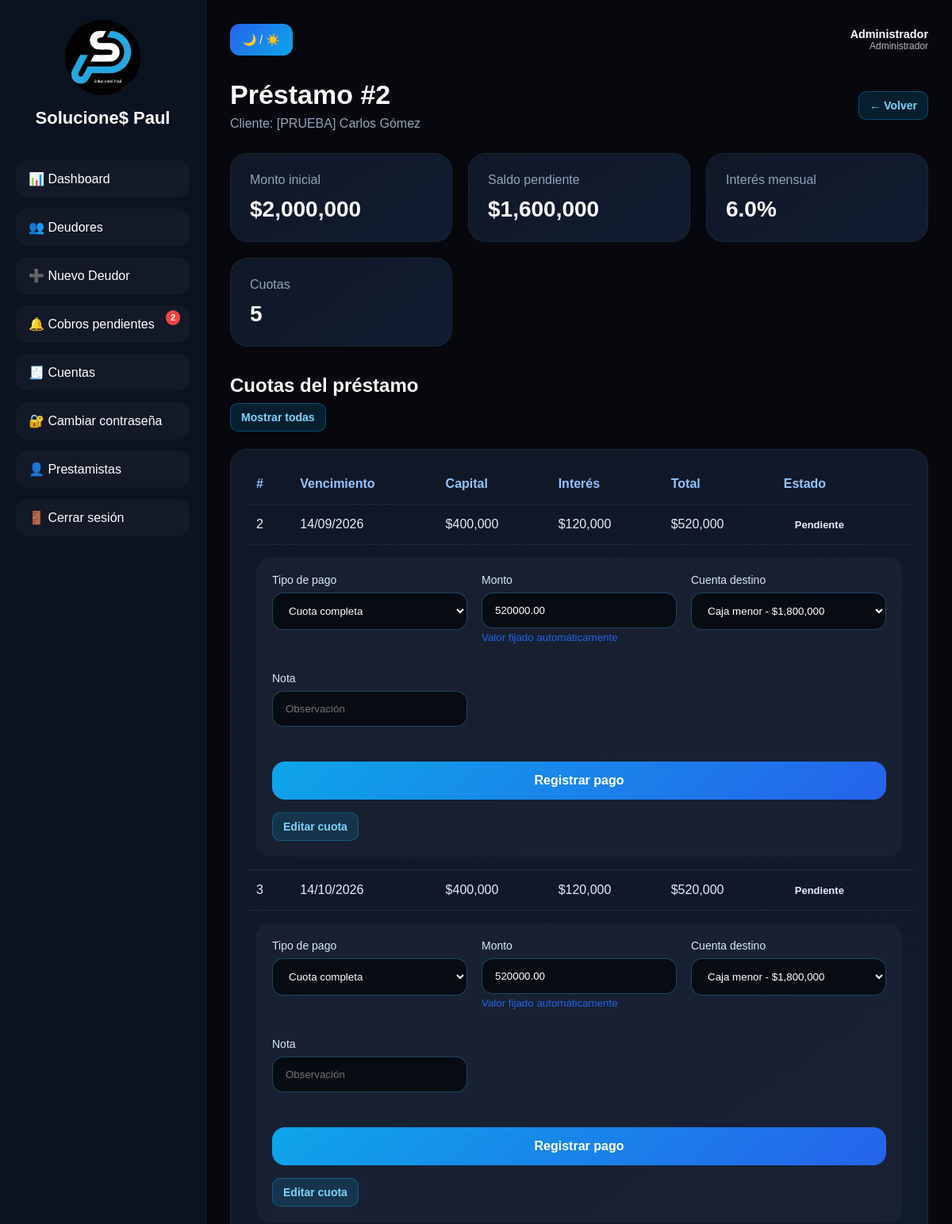
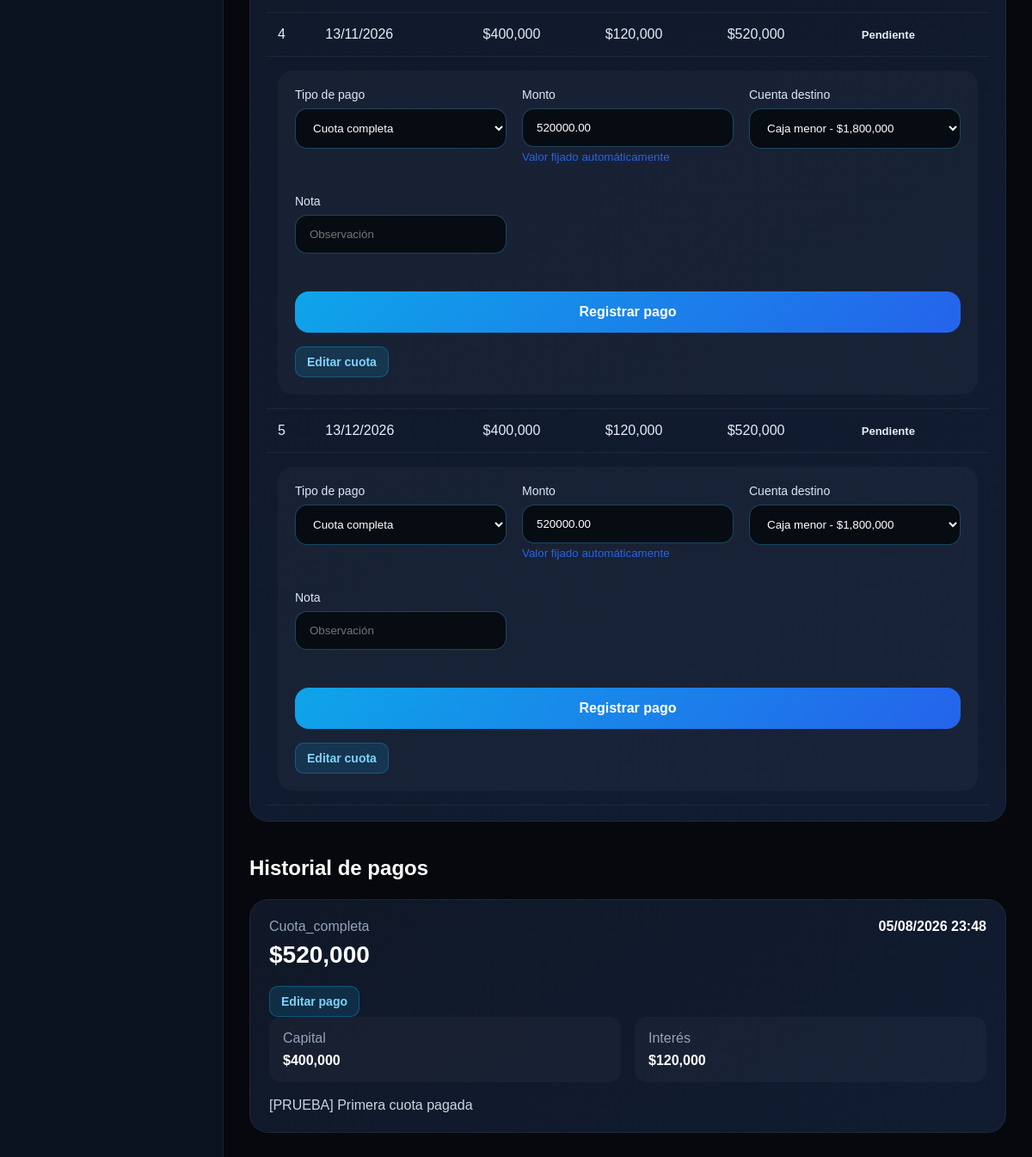
The app's page /prestamo/2 (signed in) with its own data (2 pictures, top to bottom).
### models.py (models this page shows)
class Usuario(db.Model, UserMixin):
    __tablename__ = "usuarios"
    id = db.Column(db.Integer, primary_key=True)
    nombre = db.Column(db.String(100), nullable=False)
    usuario = db.Column(db.String(80), unique=True, nullable=False)
    password_hash = db.Column(db.String(255), nullable=False)
    rol = db.Column(db.String(20), nullable=False, default="prestamista")
    activo = db.Column(db.Boolean, nullable=False, default=True)
    creado_en = db.Column(db.DateTime, default=datetime.utcnow)
    deudores = db.relationship("Deudor", backref="propietario", lazy=True)
    cuentas = db.relationship("CuentaContable", backref="propietario", lazy=True)
    @property
    def es_admin(self):
        return self.rol == "admin"
    @property
    def is_active(self):
        return self.activo

class Prestamo(db.Model):
    __tablename__ = "prestamos"
    id = db.Column(db.Integer, primary_key=True)
    deudor_id = db.Column(db.Integer, db.ForeignKey("deudores.id"), nullable=False)
    cuenta_desembolso_id = db.Column(db.Integer, db.ForeignKey("cuentas_contables.id"), nullable=True)
    monto = db.Column(db.Float, nullable=False)
    interes_mensual = db.Column(db.Float, default=7.0)
    numero_cuotas = db.Column(db.Integer, nullable=False)
    fecha_inicio = db.Column(db.Date, default=date.today)
    dia_pago = db.Column(db.Integer, nullable=False)
    saldo_capital = db.Column(db.Float, nullable=False)
    estado = db.Column(db.String(30), default="activo")
    creado_en = db.Column(db.DateTime, default=datetime.utcnow)
    cuotas = db.relationship(
        "Cuota",
        backref="prestamo",
        lazy=True,
        cascade="all, delete-orphan"
    )
    pagos = db.relationship(
        "Pago",
        backref="prestamo",
        lazy=True,
        cascade="all, delete-orphan"
    )
    cuenta_desembolso = db.relationship(
        "CuentaContable",
        backref="prestamos_desembolsados",
        foreign_keys=[cuenta_desembolso_id]
    )

class Deudor(db.Model):
    __tablename__ = "deudores"
    id = db.Column(db.Integer, primary_key=True)
    usuario_id = db.Column(db.Integer, db.ForeignKey("usuarios.id"), nullable=True, index=True)
    nombre = db.Column(db.String(150), nullable=True)
    cedula = db.Column(db.String(50), unique=True, nullable=True)
    telefono = db.Column(db.String(50), nullable=True)
    direccion = db.Column(db.String(200))
    correo = db.Column(db.String(120))
    referencia = db.Column(db.String(150))
    nota = db.Column(db.Text)
    creado_en = db.Column(db.DateTime, default=datetime.utcnow)
    prestamos = db.relationship(
        "Prestamo",
        backref="deudor",
        lazy=True,
        cascade="all, delete-orphan"
    )

class Cuota(db.Model):
    __tablename__ = "cuotas"
    id = db.Column(db.Integer, primary_key=True)
    prestamo_id = db.Column(db.Integer, db.ForeignKey("prestamos.id"), nullable=False)
    numero = db.Column(db.Integer, nullable=False)
    fecha_vencimiento = db.Column(db.Date, nullable=False)
    capital = db.Column(db.Float, nullable=False)
    interes = db.Column(db.Float, nullable=False)
    total = db.Column(db.Float, nullable=False)
    pagado_capital = db.Column(db.Float, default=0)
    pagado_interes = db.Column(db.Float, default=0)
    estado = db.Column(db.String(30), default="pendiente")
    creado_en = db.Column(db.DateTime, default=datetime.utcnow)
    pagos = db.relationship(
        "Pago",
        backref="cuota",
        lazy=True
    )

class Pago(db.Model):
    __tablename__ = "pagos"
    id = db.Column(db.Integer, primary_key=True)
    prestamo_id = db.Column(db.Integer, db.ForeignKey("prestamos.id"), nullable=False)
    cuota_id = db.Column(db.Integer, db.ForeignKey("cuotas.id"), nullable=True)
    cuenta_destino_id = db.Column(db.Integer, db.ForeignKey("cuentas_contables.id"), nullable=True)
    tipo_pago = db.Column(db.String(50), nullable=False)
    monto = db.Column(db.Float, nullable=False)
    capital_pagado = db.Column(db.Float, default=0)
    interes_pagado = db.Column(db.Float, default=0)
    nota = db.Column(db.Text)
    fecha_pago = db.Column(db.DateTime, default=datetime.utcnow)
    cuenta_destino = db.relationship(
        "CuentaContable",
        backref="pagos_recibidos",
        foreign_keys=[cuenta_destino_id]
    )

### app.py (the view)
@app.route("/prestamo/<int:prestamo_id>")
@login_required
def detalle_prestamo(prestamo_id):
    prestamo = prestamo_visible_o_404(prestamo_id)
    show_all = request.args.get("show_all") == "1"
    if show_all:
        cuotas = Cuota.query.filter_by(
            prestamo_id=prestamo.id
        ).order_by(Cuota.numero.asc()).all()
    else:
        cuotas = Cuota.query.filter(
            Cuota.prestamo_id == prestamo.id,
            Cuota.estado != "pagada"
        ).order_by(Cuota.numero.asc()).all()
    pagos = Pago.query.filter_by(
        prestamo_id=prestamo.id
    ).order_by(Pago.fecha_pago.desc()).all()
    return render_template(
        "detalle_prestamo.html",
        prestamo=prestamo,
        cuotas=cuotas,
        pagos=pagos,
        cuentas=obtener_cuentas_contables(prestamo.deudor.propietario)
    )

### templates/detalle_prestamo.html (shortened to what this page needs)
{% extends "base.html" %}
{% block content %}
<section class="page-section">
    <div class="page-header">
        <div>
            <h1>Préstamo #{{ prestamo.id }}</h1>
            <p>
                Cliente: {{ prestamo.deudor.nombre }}
            </p>
        </div>
        <a href="{{ url_for('detalle_deudor', deudor_id=prestamo.deudor.id) }}"
           class="btn-small">
            ← Volver
        </a>
    </div>
    <div class="prestamo-resumen">
        <div class="metric-card">
            <span>Monto inicial</span>
            <h2>${{ "{:,.0f}".format(prestamo.monto) }}</h2>
        </div>
        <div class="metric-card">
            <span>Saldo pendiente</span>
            <h2>${{ "{:,.0f}".format(prestamo.saldo_capital) }}</h2>
        </div>
        <div class="metric-card">
            <span>Interés mensual</span>
            <h2>{{ prestamo.interes_mensual }}%</h2>
        </div>
        <div class="metric-card">
            <span>Cuotas</span>
            <h2>{{ prestamo.numero_cuotas }}</h2>
        </div>
    </div>
    <div class="section-title">
        <h2>Cuotas del préstamo</h2>
        <div style="margin-top: .5rem;">
            {% if request.args.get('show_all') == '1' %}
                <a href="{{ url_for('detalle_prestamo', prestamo_id=prestamo.id) }}" class="btn-small">Mostrar pendientes</a>
            {% else %}
                <a href="{{ url_for('detalle_prestamo', prestamo_id=prestamo.id) }}?show_all=1" class="btn-small">Mostrar todas</a>
            {% endif %}
        </div>
    </div>
    <div class="table-card">
        <table>
            <thead>
                <tr>
                    <th>#</th>
                    <th>Vencimiento</th>
                    <th>Capital</th>
                    <th>Interés</th>
                    <th>Total</th>
                    <th>Estado</th>
                </tr>
            </thead>
            <tbody>
                {% for cuota in cuotas %}
                <tr>
                    <td>{{ cuota.numero }}</td>
                    <td>
                        {{ cuota.fecha_vencimiento.strftime('%d/%m/%Y') }}
                    </td>
                    <td>
                        ${{ "{:,.0f}".format(cuota.capital) }}
                    </td>
                    <td>
                        ${{ "{:,.0f}".format(cuota.interes) }}
                    </td>
                    <td>
                        ${{ "{:,.0f}".format(cuota.total) }}
                    </td>
                    <td>
                        <span class="estado estado-{{ cuota.estado }}">
                            {{ cuota.estado }}
                        </span>
                    </td>
                </tr>
                <tr>
                    <td colspan="6">
                        <div class="payment-box">
                            <form method="POST"
                                  action="{{ url_for('pagar_cuota', cuota_id=cuota.id) }}">
                                <div class="payment-grid">
                                    <div class="form-group">
                                        <label>Tipo de pago</label>
                                        <select name="tipo_pago" class="tipo-pago-select" required>
                                            <option value="cuota_completa">
                                                Cuota completa
                                            </option>
                                        </select>
                                    </div>
                                    <div class="form-group">
                                        <label>Monto</label>
                                        <input type="number"
                                               step="0.01"
                                               name="monto"
                                               class="monto-input"
                                               placeholder="Valor pagado"
                                               required>
                                        <small class="monto-hint" style="display:none; color: var(--color-primary, #2563eb); margin-top: .25rem;">
                                            Valor fijado automáticamente
                                        </small>
                                    </div>
                                    <div class="form-group">
                                        <label>Cuenta destino</label>
                                        <select name="cuenta_destino" required>
                                            {% for cuenta in cuentas %}
                                            <option value="{{ cuenta.slug }}">
                                                {{ cuenta.nombre }} - ${{ "{:,.0f}".format(cuenta.saldo) }}
                                            </option>
                                            {% endfor %}
                                        </select>
                                    </div>
                                    <div class="form-group">
                                        <label>Nota</label>
                                        <input type="text"
                                               name="nota"
                                               placeholder="Observación">
                                    </div>
                                </div>
                                <button type="submit" class="btn-primary">
                                    Registrar pago
                                </button>
                            </form>
                        <div class="form-actions" style="margin-top: 1rem;">
                            {% if cuota.pagos|length == 0 %}
                            <a href="{{ url_for('editar_cuota', cuota_id=cuota.id) }}" class="btn-small btn-secondary">
                                Editar cuota
                            </a>
                            {% else %}
                            <span class="text-muted">No editable: cuota con pagos registrados</span>
                            {% endif %}
                        </div>
                {% endfor %}
            </tbody>
        </table>
    </div>
    <div class="section-title historial-title">
        <h2>Historial de pagos</h2>
    </div>
    {% if pagos %}
    <div class="payments-history">
        {% for pago in pagos %}
        <div class="payment-history-card">
            <div class="payment-history-top">
                <div>
                    <span>{{ pago.tipo_pago }}</span>
                    <h3>
                        ${{ "{:,.0f}".format(pago.monto) }}
                    </h3>
                </div>
                <strong>
                    {{ pago.fecha_pago.strftime('%d/%m/%Y %H:%M') }}
                </strong>
            </div>
            <div style="margin-top: .5rem;">
                <a href="{{ url_for('editar_pago', pago_id=pago.id) }}" class="btn-small btn-secondary">Editar pago</a>
            </div>
            <div class="payment-history-info">
                <div>
                    <span>Capital</span>
                    <strong>
                        ${{ "{:,.0f}".format(pago.capital_pagado) }}
                    </strong>
                </div>
                <div>
                    <span>Interés</span>
                    <strong>
                        ${{ "{:,.0f}".format(pago.interes_pagado) }}
                    </strong>
                </div>
            </div>
            {% if pago.nota %}
            <p class="payment-note">
                {{ pago.nota }}
            </p>
            {% endif %}
        </div>
        {% endfor %}
    </div>
    {% else %}
    <div class="empty-state">
        <h2>No hay pagos registrados</h2>
    </div>
    {% endif %}
</section>
{% endblock %}

### templates/base.html (shortened to what this page needs)
<!DOCTYPE html>
<html lang="es">
<head>
    <link rel="stylesheet" href="{{ url_for('static', filename='css/estilos.css') }}">
</head>
<body class="dark-mode">
    <div class="app-container">
        <aside class="sidebar">
            <div class="logo-area">
                <img src="{{ url_for('static', filename='img/logo.jpeg') }}" alt="Logo">
                <h2>Solucione$ Paul</h2>
            </div>
            <nav class="menu">
                <a href="{{ url_for('dashboard') }}" data-label="Dashboard">
                    📊 Dashboard
                </a>
                <a href="{{ url_for('deudores') }}" data-label="Deudores">
                    👥 Deudores
                </a>
                <a href="{{ url_for('nuevo_deudor') }}" data-label="Nuevo Deudor">
                    ➕ Nuevo Deudor
                </a>
                <a href="{{ url_for('notificaciones') }}" data-label="Notificaciones" class="nav-notif">
                    🔔 Cobros pendientes
                    {% if notificaciones_count > 0 %}
                        <span class="notif-badge">{{ notificaciones_count }}</span>
                    {% endif %}
                </a>
                <a href="{{ url_for('cuentas') }}" data-label="Cuentas">
                    🧾 Cuentas
                </a>
                <a href="{{ url_for('seguridad_perfil') }}" data-label="Seguridad">
                    🔐 Cambiar contraseña
                </a>
                {% if current_user.es_admin %}
                <a href="{{ url_for('prestamistas') }}" data-label="Prestamistas">
                    👤 Prestamistas
                </a>
                {% endif %}
                <form method="POST" action="{{ url_for('logout') }}" class="logout-form">
                    <button type="submit" data-label="Cerrar sesión">🚪 Cerrar sesión</button>
                </form>
            </nav>
        </aside>
        <main class="main-content">
            <header class="topbar">
                <button id="theme-toggle">
                    🌙 / ☀️
                </button>
                <div class="session-user">
                    <strong>{{ current_user.nombre }}</strong>
                    <span>{{ "Administrador" if current_user.es_admin else "Prestamista" }}</span>
                </div>
            </header>
            {% block content %}
            {% endblock %}
        </main>
    </div>
</body>
</html>

### records on screen
Usuario: nombre "Administrador", rol "Administrador"
Prestamo: id "2", monto "2,000,000", saldo_capital "1,600,000", interes_mensual "6.0", numero_cuotas "5"
Deudor: deudor.nombre "[PRUEBA] Carlos Gómez"
Cuota: numero "2", fecha_vencimiento "14/09/2026", capital "400,000", interes "120,000", total "520,000", estado "Pendiente"
Cuota: numero "3", fecha_vencimiento "14/10/2026", capital "400,000", interes "120,000", total "520,000", estado "Pendiente"
Cuota: numero "4", fecha_vencimiento "13/11/2026", capital "400,000", interes "120,000", total "520,000", estado "Pendiente"
Cuota: numero "5", fecha_vencimiento "13/12/2026", capital "400,000", interes "120,000", total "520,000", estado "Pendiente"
Pago: tipo_pago "Cuota_completa", monto "520,000", fecha_pago "05/08/2026 23:48", capital_pagado "400,000", interes_pagado "120,000", nota "[PRUEBA] Primera cuota pagada"

### other values on screen
{{ notificaciones_count }} "2"
form field cuenta_destino "Caja menor - $1,800,000"
